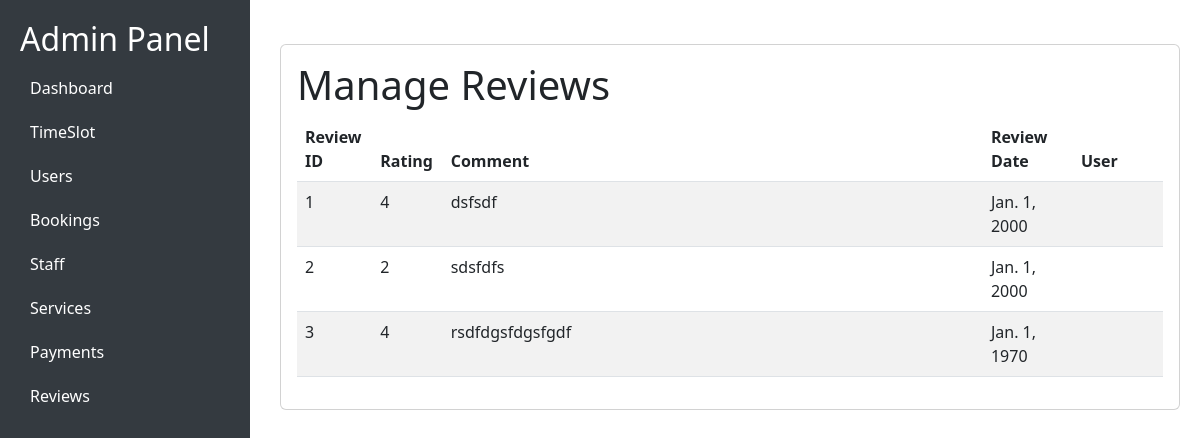
Before: /admin-reviews/ with the older database file.
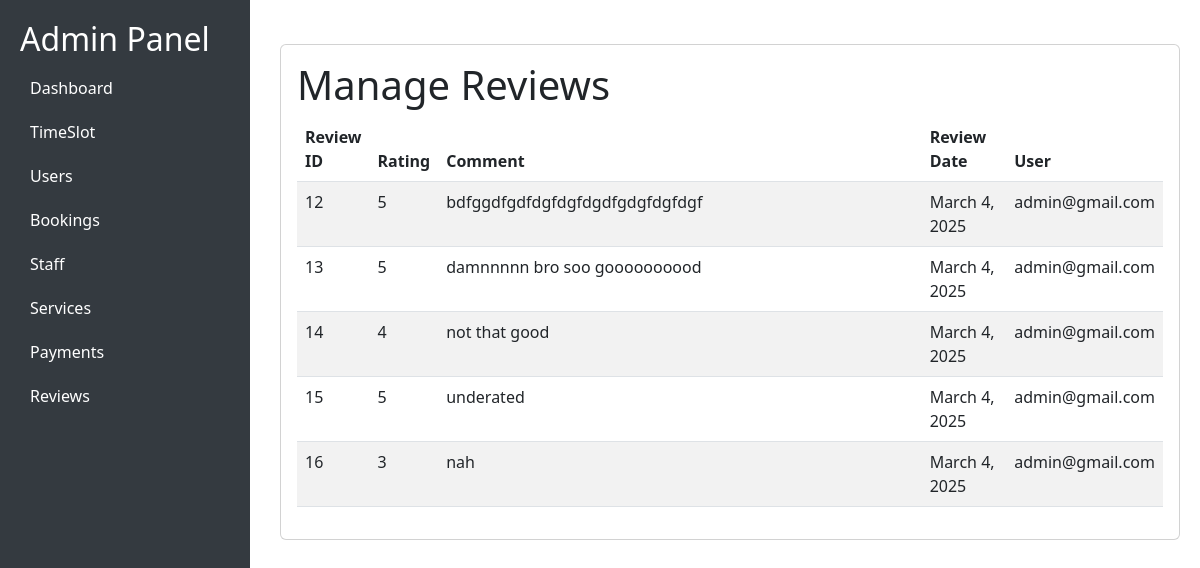
After: the same page with the newer database file.
### serviceApp/models.py (models this page shows)
class Review(models.Model):
    review_id = models.AutoField(primary_key=True)
    user = models.ForeignKey(settings.AUTH_USER_MODEL, on_delete=models.CASCADE)
    rating = models.IntegerField()
    comments = models.TextField(null=True, blank=True)
    review_date = models.DateField(default=datetime.date.today)

### loginApp/models.py (models this page shows, shortened)
class Customer(AbstractUser):
    email = models.EmailField(unique=True)
    phone = models.CharField(max_length=15, unique=True, null=False, blank=False)
    address = models.TextField(null=False, blank=False)
    birth_date = models.DateField(null=False, blank=False)
    last_login = models.DateTimeField(default=timezone.now)
    USERNAME_FIELD = 'email'
    REQUIRED_FIELDS = ['username', 'first_name', 'last_name', 'phone', 'address', 'birth_date']
    class Meta:
        verbose_name = 'Customer'
        verbose_name_plural = 'Customers'

### serviceApp/views.py (the view)
# urls.py: path('admin-reviews/', views.manage_reviews, name='admin_reviews'),
def manage_reviews(request):
    reviews_list = Review.objects.all()
    return render(request, 'admin-reviews.html', {'reviews_list': reviews_list})

### serviceApp/templates/admin-reviews.html (shortened to what this page needs)
<!DOCTYPE html>
<html lang="en">
<head>
    <link href="https://cdn.jsdelivr.net/npm/bootstrap@5.3.0/dist/css/bootstrap.min.css" rel="stylesheet">
</head>
<body>
    <div class="sidebar">
        <h2>Admin Panel</h2>
        <a href="/ad">Dashboard</a>
        <a href="/admin-timeslot">TimeSlot</a>
        <a href="/admin-users"> Users</a>
        <a href="/admin-bookings"> Bookings</a>
        <a href="/admin-employees"> Staff</a>
        <a href="/admin-services"> Services</a>
        <a href="/admin-payments">Payments</a>
        <a href="/admin-reviews">Reviews</a>
    </div>
    <div class="content">
        <div class="card mt-4 p-3">
            <h1>Manage Reviews</h1>
            <table class="table table-striped">
                <thead>
                    <tr>
                        <th style="width:8%">Review ID</th>
                        <th style="width:5%">Rating</th>
                        <th style="width:60%">Comment</th>
                        <th style="width:10%">Review Date</th>
                        <th  style="width:10%">User</th>
                    </tr>
                </thead>
                <tbody>
                    {% for review in reviews_list %}
                    <tr>
                        <td>{{ review.review_id }}</td>
                        <td>{{ review.rating }}</td>
                        <td>{{ review.comments }}</td>
                        <td>{{ review.review_date }}</td>
                        <td>{{ review.user.username }}</td>
                    </tr>
                    {% empty %}
                    <tr>
                        <td colspan="5" class="text-center">No reviews found.</td>
                    </tr>
                    {% endfor %}
                </tbody>
            </table>
        </div>
    </div>
</body>
</html>

Changed rows visible on the page:
removed Review: review_id "1", rating "4", comments "dsfsdf", review_date "Jan. 1, 2000"
removed Review: review_id "2", rating "2", comments "sdsfdfs", review_date "Jan. 1, 2000"
removed Review: review_id "3", rating "4", comments "rsdfdgsfdgsfgdf", review_date "Jan. 1, 1970"
added Review: review_id "12", rating "5", comments "bdfggdfgdfdgfdgfdgdfgdgfdgfdgf", review_date "March 4, 2025", user.username "admin@gmail.com"
added Review: review_id "13", rating "5", comments "damnnnnn bro soo goooooooood", review_date "March 4, 2025", user.username "admin@gmail.com"
added Review: review_id "14", rating "4", comments "not that good", review_date "March 4, 2025", user.username "admin@gmail.com"
added Review: review_id "15", rating "5", comments "underated", review_date "March 4, 2025", user.username "admin@gmail.com"
added Review: review_id "16", rating "3", comments "nah", review_date "March 4, 2025", user.username "admin@gmail.com"
